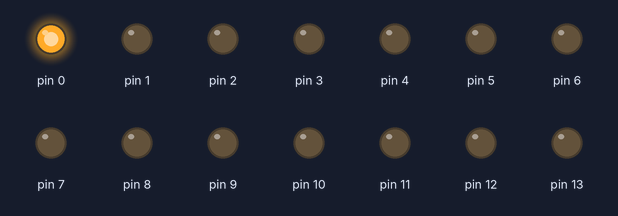
Simulated run of this sketch. Board: Arduino Uno, built with avr-gcc and run on an emulated ATmega328P. Parts: output pins drawn as LEDs (lit = HIGH).

Above: at 0.1 s.
Timing chart, 0 to 1.6 s (numbered marks = the images above):
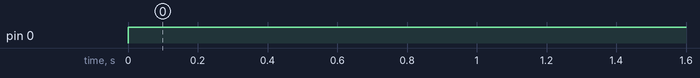

The sketch:

1-2.ino
```cpp
unsigned int a=0b00000001;
void setup()
{
   DDRD = 0xFF;
   DDRB = 0xFF;
}
void loop()
{
  PORTD = a;
  delay(500);
  if(PINB==0b00000001&&a!=0b10000000)
  a=a<<1;
  if(PINB==0b00000010&&a!=0b00000001)
  a=a>>1;
}
```

Measured:
- by itself, pin 0: LOW → HIGH at 0.00 s
